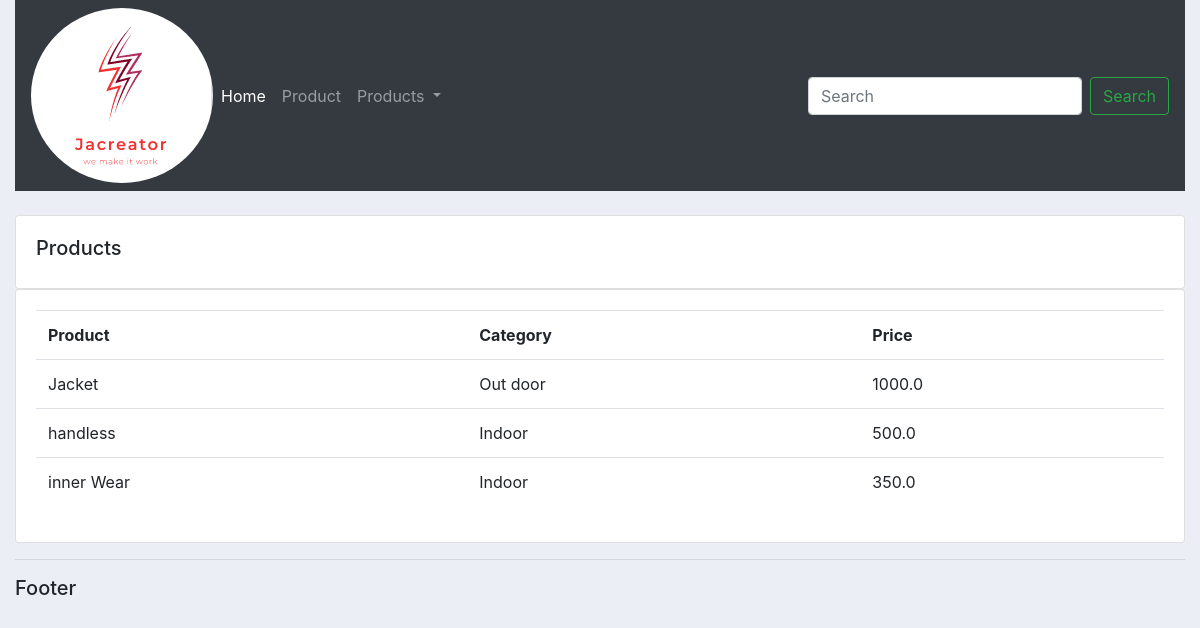
The app's page /product/ with its own data.
### customerAdminApp/models.py (models this page shows, shortened)
class Product(models.Model):
    CATEGORY = (
        ('Indoor', 'Indoor'),
        ('Out door', 'Out door'),
    )
    name = models.CharField(max_length=200, blank=True, null=True)
    price = models.FloatField(blank=True, null=True)
    category = models.CharField(max_length=200, blank=True, null=True, choices=CATEGORY)
    description =  models.CharField(max_length=200, blank=True, null=True)
    date_created = models.DateField(auto_now_add=True)
    tags = models.ManyToManyField(Tag)

### customerAdminApp/views.py (the view)
# urls.py: path('product/', views.product, name="product"),
def product(request):
    products = Product.objects.all()
    return render(request, 'customerAdminApp/products.html', {'products': products})

### customerAdminApp/templates/customerAdminApp/products.html
{% extends "customerAdminApp/main.html" %}
{% block content %}
<br>
<div class="row">
    <div class="col-md">
        <div class="card card-body">
            <h5>Products</h5>
        </div>
        <div class="card card-body">
            <table class="table">
                <tr>
                    <th>Product</th>
                    <th>Category</th>
                    <th>Price</th>
                </tr>
                {% for i in products %}
                <tr>
                    <td>{{i.name}}</td>
                    <td>{{i.category}}</td>
                    <td>{{i.price}}</td>
                </tr>
                {% endfor %}
            </table>
        </div>
    </div>
</div>
{% endblock%}

### static/css/main.css (style rules this page uses)
body { background-color: #ebeff5; }

### records on screen
Product: name "Jacket", category "Out door", price "1000.0"
Product: name "handless", category "Indoor", price "500.0"
Product: name "inner Wear", category "Indoor", price "350.0"
